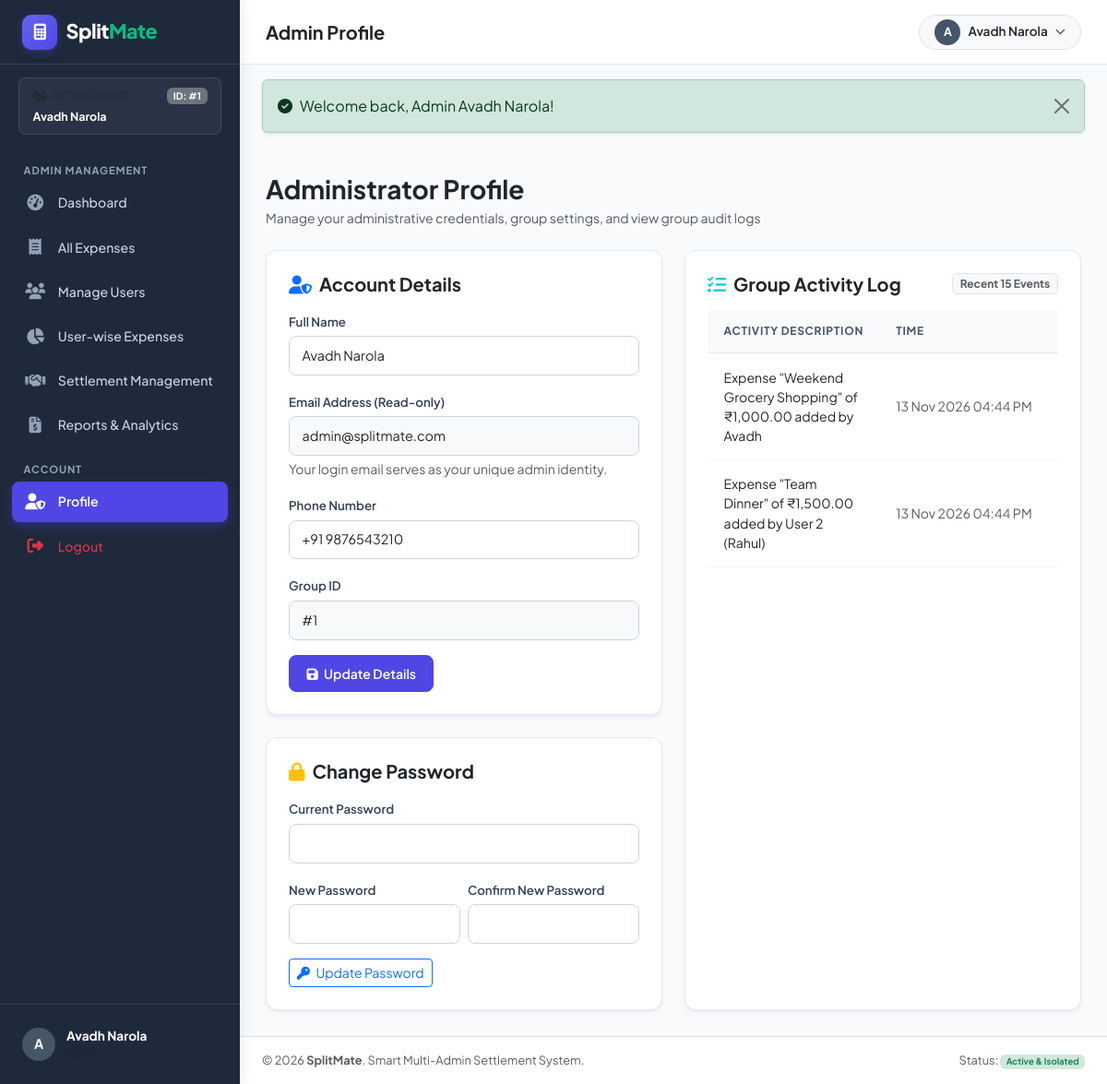
/admin/profile.php (signed in), run on the app's committed database.
### tables this page shows
CREATE TABLE `activity_logs` (
    `log_id` INT AUTO_INCREMENT PRIMARY KEY,
    `admin_id` INT NOT NULL,
    `user_id` INT NULL,
    `activity` TEXT NOT NULL,
    `ip_address` VARCHAR(45) NULL,
    `created_at` TIMESTAMP DEFAULT CURRENT_TIMESTAMP,
    INDEX `idx_log_admin` (`admin_id`),
    INDEX `idx_log_user` (`user_id`)
);

### config/config.php (called while the page is built, shortened)
<?php
function base_url($path = '') {
    $protocol = (!empty($_SERVER['HTTPS']) && $_SERVER['HTTPS'] !== 'off' || ($_SERVER['SERVER_PORT'] ?? 80) == 443) ? "https://" : "http://";
    $host = $_SERVER['HTTP_HOST'] ?? 'localhost';
    $scriptDir = str_replace('\\', '/', dirname($_SERVER['SCRIPT_NAME'] ?? ''));
    $baseDir = '';
    if (strpos($scriptDir, '/SplitMate') !== false) {
        $pos = strpos($scriptDir, '/SplitMate');
        $baseDir = substr($scriptDir, 0, $pos + 10);
    } else {
        $baseDir = '/SplitMate';
    }
    $baseDir = rtrim($baseDir, '/');
    $full = $protocol . $host . $baseDir;
    if (!empty($path)) {
        $full .= '/' . ltrim($path, '/');
    }
    return $full;
}
function get_flashes() {
    $flashes = $_SESSION['flash'] ?? [];
    return $flashes;
}

### includes/auth.php (called while the page is built, shortened)
<?php
require_once __DIR__ . '/../config/config.php';
require_once __DIR__ . '/functions.php';
function is_logged_in(): bool {
    return !empty($_SESSION['auth_user']);
}
function current_user(): ?array {
    return $_SESSION['auth_user'] ?? null;
}
function current_role(): ?string {
    return $_SESSION['auth_user']['role'] ?? null;
}
function current_admin_id(): int {
    return (int)($_SESSION['auth_user']['admin_id'] ?? 0);
}

### config/database.php (called while the page is built)
<?php
require_once __DIR__ . '/config.php';
class Database {
    private static ?PDO $instance = null;
    public static function getConnection(): PDO {
        if (self::$instance === null) {
            $host = env('DB_HOST', '127.0.0.1');
            $port = env('DB_PORT', '3306');
            $dbname = env('DB_NAME', 'splitmate_db');
            $user = env('DB_USER', 'root');
            $pass = env('DB_PASS', '');
            $dsn = "mysql:host={$host};port={$port};dbname={$dbname};charset=utf8mb4";
            $options = [
                PDO::ATTR_ERRMODE            => PDO::ERRMODE_EXCEPTION,
                PDO::ATTR_DEFAULT_FETCH_MODE => PDO::FETCH_ASSOC,
                PDO::ATTR_EMULATE_PREPARES   => false,
            ];
            try {
                self::$instance = new PDO($dsn, $user, $pass, $options);
            } catch (PDOException $e) {
                if (DEV_MODE) {
                    die("Database Connection Error: " . htmlspecialchars($e->getMessage()));
                } else {
                    die("Database connection failed. Please contact the administrator.");
                }
            }
        }
        return self::$instance;
    }
}
function db(): PDO {
    return Database::getConnection();
}

### includes/functions.php (called while the page is built, shortened)
<?php
require_once __DIR__ . '/../config/database.php';
function e($str): string {
    return htmlspecialchars((string)($str ?? ''), ENT_QUOTES, 'UTF-8');
}
function format_date($dateStr): string {
    $time = strtotime($dateStr);
    return date('d M Y', $time);
}
function format_time($timeStr): string {
    $time = strtotime($timeStr);
    return date('h:i A', $time);
}

### admin/profile.php (the view, shortened to what this page needs)
<?php
require_once __DIR__ . '/../includes/auth.php';
$adminId = current_admin_id();
$pdo = db();
$stmt = $pdo->prepare("SELECT * FROM admins WHERE admin_id = ?");
$stmt->execute([$adminId]);
$admin = $stmt->fetch();
$logStmt = $pdo->prepare("SELECT * FROM activity_logs WHERE admin_id = ? ORDER BY created_at DESC LIMIT 15");
$logStmt->execute([$adminId]);
$recentLogs = $logStmt->fetchAll();
$pageTitle = 'Admin Profile';
$currentPage = 'admin_profile';
require_once __DIR__ . '/../includes/header.php';
?>
<div class="d-flex flex-column flex-md-row justify-content-between align-items-md-center gap-3 mb-4">
    <div>
        <h3 class="fw-bold text-dark mb-1">Administrator Profile</h3>
        <p class="text-muted mb-0 small">Manage your administrative credentials, group settings, and view group audit logs</p>
    </div>
</div>
<div class="row g-4">
    <div class="col-lg-6">
        <div class="sm-card p-4 mb-4">
            <h5 class="fw-bold text-dark mb-3">
                <i class="fa-solid fa-user-shield text-primary me-2"></i>Account Details
            </h5>
            <form method="POST" action="">
                <div class="mb-3">
                    <label class="form-label">Full Name</label>
                    <input type="text" class="form-control" name="full_name" value="<?= e($admin['full_name']) ?>" required>
                </div>
                <div class="mb-3">
                    <label class="form-label">Email Address (Read-only)</label>
                    <input type="email" class="form-control bg-light" value="<?= e($admin['email']) ?>" readonly>
                    <div class="form-text small">Your login email serves as your unique admin identity.</div>
                </div>
                <div class="mb-3">
                    <label class="form-label">Phone Number</label>
                    <input type="tel" class="form-control" name="phone" value="<?= e($admin['phone']) ?>" required>
                </div>
                <div class="mb-3">
                    <label class="form-label">Group ID</label>
                    <input type="text" class="form-control bg-light" value="#<?= (int)$admin['admin_id'] ?>" readonly>
                </div>
                <button type="submit" class="btn btn-primary-custom btn-sm">
                    <i class="fa-solid fa-save me-1"></i> Update Details
                </button>
            </form>
        </div>
        <div class="sm-card p-4">
            <h5 class="fw-bold text-dark mb-3">
                <i class="fa-solid fa-lock text-warning me-2"></i>Change Password
            </h5>
            <form method="POST" action="">
                <div class="mb-3">
                    <label class="form-label">Current Password</label>
                    <input type="password" class="form-control" name="current_password" required>
                </div>
                <div class="row g-2 mb-3">
                    <div class="col-sm-6">
                        <label class="form-label">New Password</label>
                        <input type="password" class="form-control" name="new_password" required>
                    </div>
                    <div class="col-sm-6">
                        <label class="form-label">Confirm New Password</label>
                        <input type="password" class="form-control" name="confirm_password" required>
                    </div>
                </div>
                <button type="submit" class="btn btn-outline-primary btn-sm">
                    <i class="fa-solid fa-key me-1"></i> Update Password
                </button>
            </form>
        </div>
    </div>
    <div class="col-lg-6">
        <div class="sm-card p-4 h-100">
            <div class="d-flex justify-content-between align-items-center mb-3">
                <h5 class="fw-bold text-dark mb-0">
                    <i class="fa-solid fa-list-check text-info me-2"></i>Group Activity Log
                </h5>
                <span class="badge bg-light text-muted border">Recent 15 Events</span>
            </div>
            <div class="table-responsive">
                <table class="table table-sm table-custom">
                    <thead>
                        <tr>
                            <th>Activity Description</th>
                            <th>Time</th>
                            <th>IP</th>
                        </tr>
                    </thead>
                    <tbody>
                        <?php if (empty($recentLogs)): ?>
                            <tr><td colspan="3" class="text-center py-4 text-muted">No activity logged yet.</td></tr>
                        <?php else: ?>
                            <?php foreach ($recentLogs as $log): ?>
                                <tr>
                                    <td class="small text-dark"><?= e($log['activity']) ?></td>
                                    <td class="small text-muted text-nowrap"><?= format_date($log['created_at']) ?> <?= format_time($log['created_at']) ?></td>
                                    <td class="small text-muted font-monospace"><?= e($log['ip_address']) ?></td>
                                </tr>
                            <?php endforeach; ?>
                        <?php endif; ?>
                    </tbody>
                </table>
            </div>
        </div>
    </div>
</div>
<?php
require_once __DIR__ . '/../includes/footer.php';
?>

### includes/header.php (shortened to what this page needs)
<?php
require_once __DIR__ . '/auth.php';
$currentUser = current_user();
$flashes = get_flashes();
?>
<!DOCTYPE html>
<html lang="en">
<head>
    <link href="https://cdn.jsdelivr.net/npm/bootstrap@5.3.3/dist/css/bootstrap.min.css" rel="stylesheet">
    <link rel="stylesheet" href="https://cdnjs.cloudflare.com/ajax/libs/font-awesome/6.5.1/css/all.min.css">
    <link rel="stylesheet" href="<?= base_url('assets/css/style.css') ?>">
</head>
<body>
<div class="app-wrapper">
    <?php require_once __DIR__ . '/sidebar.php'; ?>
    <div class="app-main">
        <header class="app-topbar">
            <div class="d-flex align-items-center gap-3">
                <h5 class="mb-0 fw-bold text-dark d-none d-md-block"><?= e($pageTitle ?? 'Dashboard') ?></h5>
            </div>
            <div class="d-flex align-items-center gap-3">
                <div class="dropdown">
                    <button class="btn btn-light btn-sm d-flex align-items-center gap-2 rounded-pill px-3 py-1 border" type="button" data-bs-toggle="dropdown" aria-expanded="false">
                        <div class="user-avatar-sm" style="width: 28px; height: 28px; font-size: 0.78rem;">
                            <?= strtoupper(substr($currentUser['name'] ?? 'U', 0, 1)) ?>
                        </div>
                        <span class="d-none d-sm-inline fw-semibold text-dark" style="font-size: 0.85rem;">
                            <?= e($currentUser['name'] ?? 'Account') ?>
                        </span>
                        <i class="fa-solid fa-chevron-down text-muted" style="font-size: 0.7rem;"></i>
                    </button>
                </div>
            </div>
        </header>
        <div class="container-fluid px-4 pt-3">
            <?php if (!empty($flashes)): ?>
                <?php foreach ($flashes as $flash): ?>
                    <div class="alert alert-<?= e($flash['type']) ?> alert-dismissible fade show shadow-sm d-flex align-items-center gap-2" role="alert">
                        <i class="fa-solid <?= $flash['type'] === 'success' ? 'fa-check-circle' : 'fa-circle-exclamation' ?>"></i>
                        <div><?= e($flash['message']) ?></div>
                        <button type="button" class="btn-close ms-auto" data-bs-dismiss="alert" aria-label="Close"></button>
                    </div>
                <?php endforeach; ?>
            <?php endif; ?>
        </div>
        <main class="app-content">

### includes/sidebar.php (shortened to what this page needs)
<?php
$role = current_role();
$user = current_user();
$adminId = current_admin_id();
$adminName = 'Admin Group';
if ($adminId > 0) {
    $stmt = db()->prepare("SELECT full_name FROM admins WHERE admin_id = ?");
    $stmt->execute([$adminId]);
    $adminRow = $stmt->fetch();
    if ($adminRow) {
        $adminName = $adminRow['full_name'];
    }
}
$currPage = $currentPage ?? '';
?>
<aside class="app-sidebar" id="appSidebar">
    <div class="sidebar-header">
        <a href="<?= base_url($role === 'admin' ? 'admin/dashboard.php' : 'user/dashboard.php') ?>" class="sidebar-brand">
            <div class="brand-logo-icon">
                <i class="fa-solid fa-calculator"></i>
            </div>
            <span>Split<span class="brand-accent">Mate</span></span>
        </a>
    </div>
    <div class="sidebar-admin-badge">
        <div class="d-flex align-items-center justify-content-between text-muted mb-1" style="font-size: 0.72rem;">
            <span><i class="fa-solid fa-users-gear me-1"></i> ACTIVE GROUP</span>
            <span class="badge bg-secondary" style="font-size: 0.65rem;">ID: #<?= $adminId ?></span>
        </div>
        <div class="fw-bold text-white text-truncate" title="<?= e($adminName) ?>">
            <?= e($adminName) ?>
        </div>
    </div>
    <div class="sidebar-nav">
        <?php if ($role === 'admin'): ?>
            <div class="nav-section-title">Admin Management</div>
            <a href="<?= base_url('admin/dashboard.php') ?>" class="nav-link <?= ($currPage === 'admin_dashboard') ? 'active' : '' ?>">
                <i class="fa-solid fa-gauge-high"></i>
                <span>Dashboard</span>
            </a>
            <a href="<?= base_url('admin/expenses.php') ?>" class="nav-link <?= ($currPage === 'admin_expenses') ? 'active' : '' ?>">
                <i class="fa-solid fa-receipt"></i>
                <span>All Expenses</span>
            </a>
            <a href="<?= base_url('admin/users.php') ?>" class="nav-link <?= ($currPage === 'admin_users') ? 'active' : '' ?>">
                <i class="fa-solid fa-users"></i>
                <span>Manage Users</span>
            </a>
            <a href="<?= base_url('admin/user_expenses.php') ?>" class="nav-link <?= ($currPage === 'admin_user_expenses') ? 'active' : '' ?>">
                <i class="fa-solid fa-chart-pie"></i>
                <span>User-wise Expenses</span>
            </a>
            <a href="<?= base_url('admin/settlements.php') ?>" class="nav-link <?= ($currPage === 'admin_settlements') ? 'active' : '' ?>">
                <i class="fa-solid fa-handshake"></i>
                <span>Settlement Management</span>
            </a>
            <a href="<?= base_url('admin/reports.php') ?>" class="nav-link <?= ($currPage === 'admin_reports') ? 'active' : '' ?>">
                <i class="fa-solid fa-file-invoice-dollar"></i>
                <span>Reports & Analytics</span>
            </a>
            <div class="nav-section-title mt-2">Account</div>
            <a href="<?= base_url('admin/profile.php') ?>" class="nav-link <?= ($currPage === 'admin_profile') ? 'active' : '' ?>">
                <i class="fa-solid fa-user-shield"></i>
                <span>Profile</span>
            </a>
            <a href="<?= base_url('auth/logout.php') ?>" class="nav-link text-danger">
                <i class="fa-solid fa-right-from-bracket text-danger"></i>
                <span>Logout</span>
            </a>
        <?php endif; ?>
    </div>
    <div class="sidebar-footer">
        <div class="user-profile-badge">
            <div class="user-avatar-sm">
                <?= strtoupper(substr($user['name'] ?? 'U', 0, 1)) ?>
            </div>
            <div class="overflow-hidden">
                <div class="fw-bold text-white text-truncate" style="font-size: 0.85rem;"><?= e($user['name'] ?? 'User') ?></div>
                <div class="text-muted text-capitalize" style="font-size: 0.75rem;"><?= e($role) ?></div>
            </div>
        </div>
    </div>
</aside>

### data on the page
activity_logs: activity "Expense \"Weekend Grocery Shopping\" of ₹1,000.00 added by Avadh", created_at "13 Nov 2026", created_at "04:44 PM"
activity_logs: activity "Expense \"Team Dinner\" of ₹1,500.00 added by User 2 (Rahul)", created_at "13 Nov 2026", created_at "04:44 PM"

### other printed values
$adminId "1"
$adminName "Avadh Narola"
substr($user['name'] ?? 'U', 0, 1) "A"
$user['name'] "Avadh Narola"
$pageTitle "Admin Profile"
substr($currentUser['name'] ?? 'U', 0, 1) "A"
$currentUser['name'] "Avadh Narola"
$flash['message'] "Welcome back, Admin Avadh Narola!"
